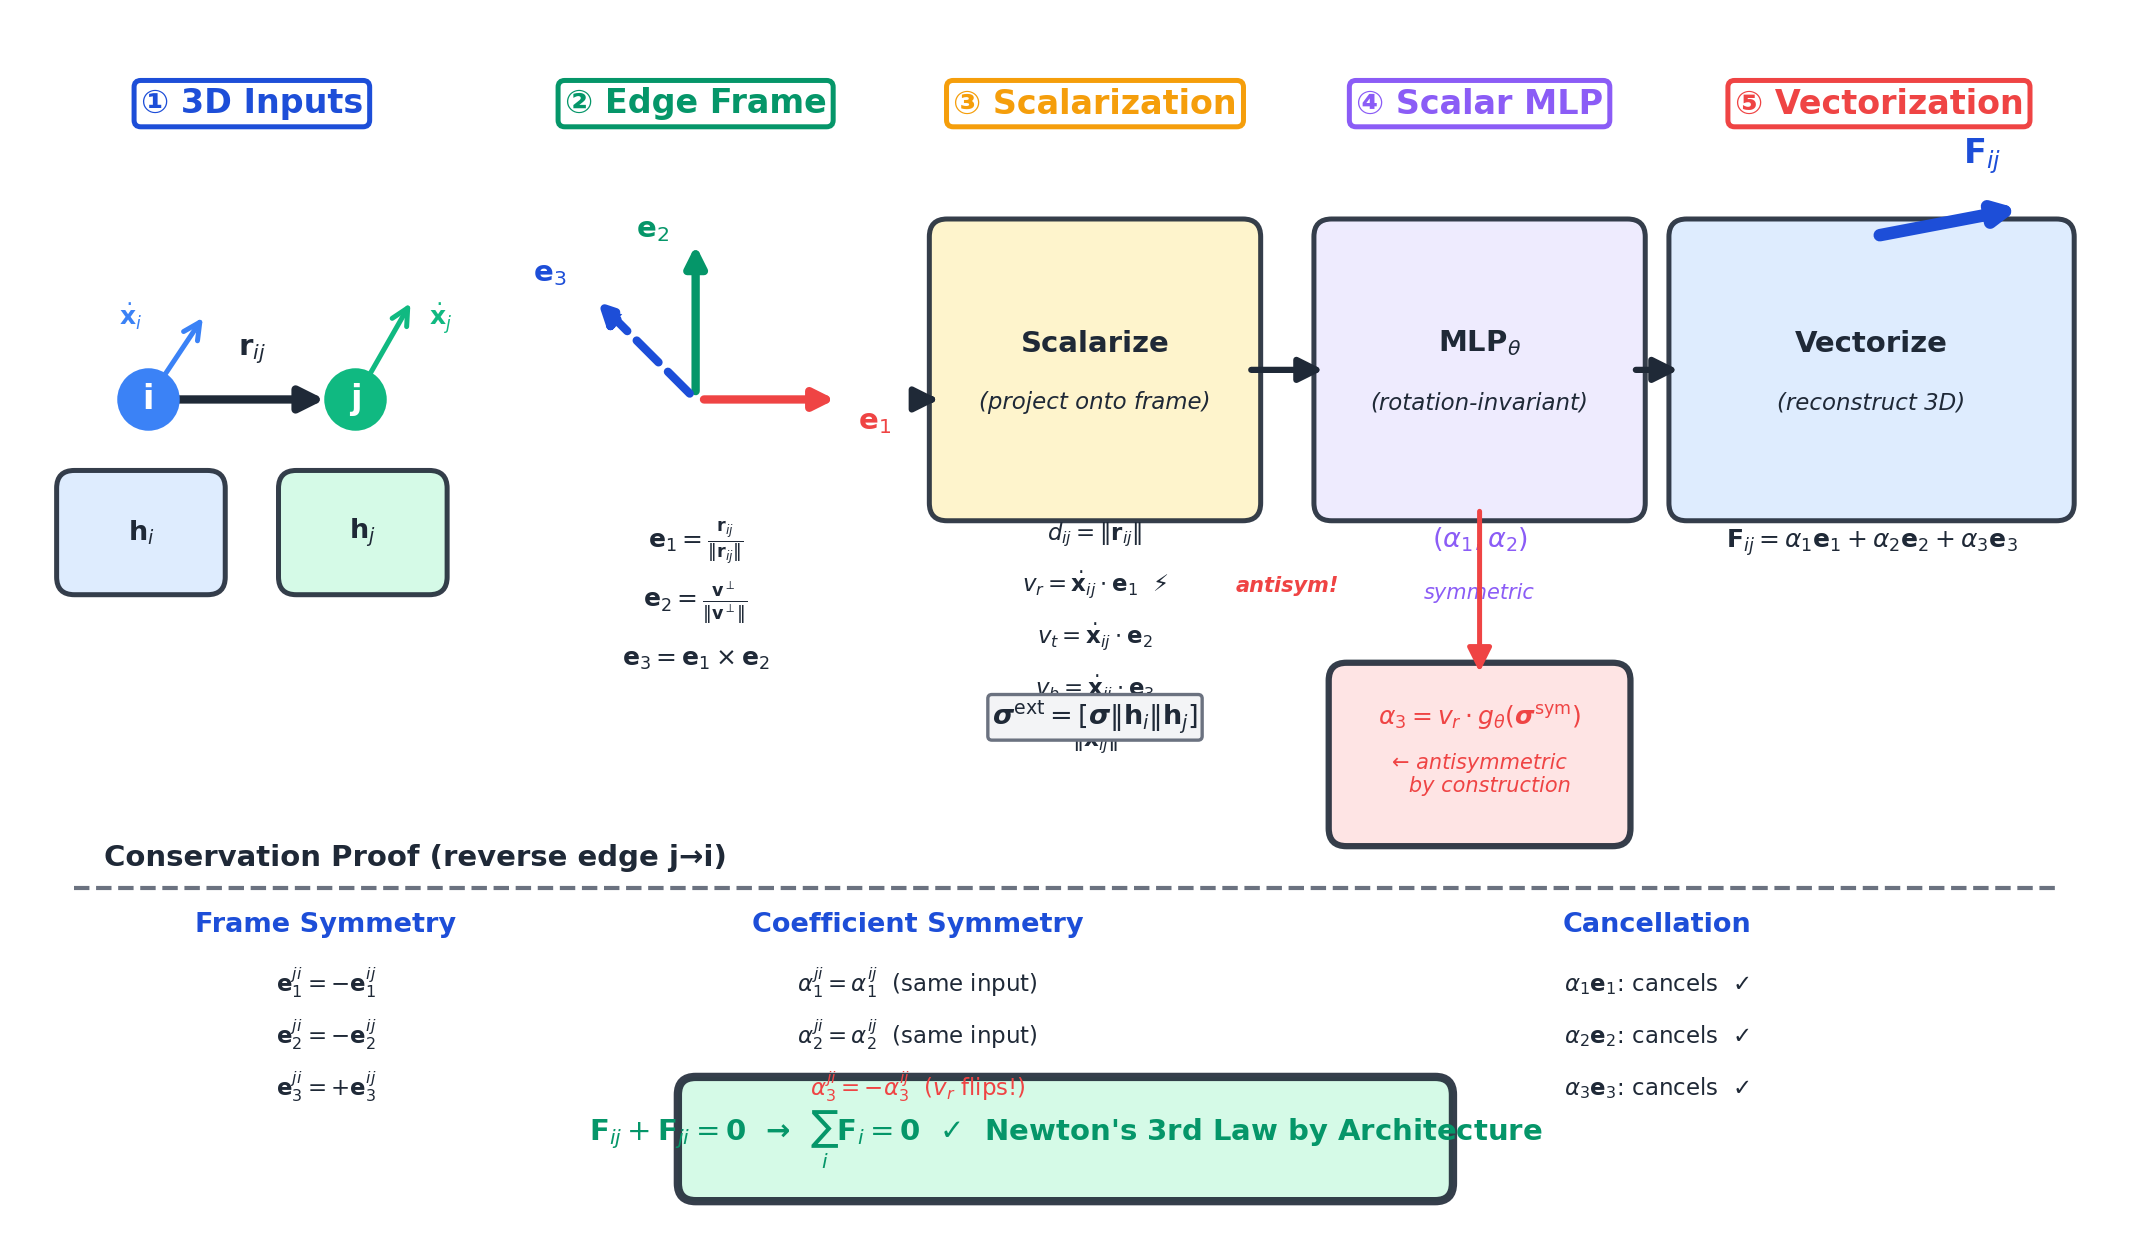

Generate this figure with Python:
#!/usr/bin/env python3
"""
Fig 2: SV-Pipeline Detailed Flowchart — Draft Skeleton
Visualizes the Scalarization–Vectorization pipeline for momentum-conserving
message passing.

Usage:
    python fig2_sv_pipeline.py          # saves fig2_sv_pipeline.png
    python fig2_sv_pipeline.py --pdf    # saves fig2_sv_pipeline.pdf
"""

import sys
import matplotlib.pyplot as plt
import matplotlib.patches as mpatches
from matplotlib.patches import FancyBboxPatch, FancyArrowPatch, Arc
import numpy as np

# ── Color palette ──────────────────────────────────────────────────────────
BLUE       = "#3B82F6"
BLUE_DARK  = "#1D4ED8"
BLUE_LIGHT = "#DBEAFE"
GREEN      = "#10B981"
GREEN_DARK = "#059669"
GREEN_LIGHT= "#D1FAE5"
ORANGE     = "#F59E0B"
ORANGE_LIGHT="#FEF3C7"
RED        = "#EF4444"
RED_LIGHT  = "#FEE2E2"
PURPLE     = "#8B5CF6"
PURPLE_LIGHT="#EDE9FE"
GRAY       = "#6B7280"
GRAY_LIGHT = "#F3F4F6"
DARK       = "#1F2937"
WHITE      = "#FFFFFF"

# ── Figure setup ───────────────────────────────────────────────────────────
fig, ax = plt.subplots(1, 1, figsize=(7.0, 4.0), dpi=200)
ax.set_xlim(0, 14)
ax.set_ylim(0, 8)
ax.set_aspect("equal")
ax.axis("off")


def draw_box(ax, xy, w, h, label, color, text_color=DARK, fontsize=7.5,
             sublabel=None, linewidth=1.2, alpha=0.9):
    """Draw a rounded rectangle with label."""
    box = FancyBboxPatch(xy, w, h,
                         boxstyle="round,pad=0.12",
                         facecolor=color, edgecolor=DARK,
                         linewidth=linewidth, alpha=alpha, zorder=2)
    ax.add_patch(box)
    cx, cy = xy[0] + w / 2, xy[1] + h / 2
    if sublabel:
        ax.text(cx, cy + 0.18, label, ha="center", va="center",
                fontsize=fontsize, fontweight="bold", color=text_color, zorder=3)
        ax.text(cx, cy - 0.22, sublabel, ha="center", va="center",
                fontsize=fontsize - 1.5, color=text_color, zorder=3, style="italic")
    else:
        ax.text(cx, cy, label, ha="center", va="center",
                fontsize=fontsize, fontweight="bold", color=text_color, zorder=3)


def arrow(ax, start, end, color=DARK, lw=1.5, style="-|>", cs="arc3,rad=0"):
    a = FancyArrowPatch(start, end, arrowstyle=style, color=color,
                        linewidth=lw, mutation_scale=12,
                        connectionstyle=cs, zorder=4)
    ax.add_patch(a)


def stage_label(ax, x, y, text, color=DARK):
    """Draw a stage header label."""
    ax.text(x, y, text, ha="center", va="center",
            fontsize=8, fontweight="bold", color=color,
            bbox=dict(boxstyle="round,pad=0.2", facecolor=WHITE,
                      edgecolor=color, linewidth=1.2),
            zorder=5)


# ═══════════════════════════════════════════════════════════════════════════
# STAGE HEADERS (top row)
# ═══════════════════════════════════════════════════════════════════════════

headers = [
    (1.5,  7.5, "① 3D Inputs",      BLUE_DARK),
    (4.5,  7.5, "② Edge Frame",     GREEN_DARK),
    (7.2,  7.5, "③ Scalarization",  ORANGE),
    (9.8,  7.5, "④ Scalar MLP",     PURPLE),
    (12.5, 7.5, "⑤ Vectorization",  RED),
]
for x, y, t, c in headers:
    stage_label(ax, x, y, t, c)


# ═══════════════════════════════════════════════════════════════════════════
# STAGE 1: 3D INPUTS (left)
# ═══════════════════════════════════════════════════════════════════════════

# Nodes i and j
node_i = (0.8, 5.5)
node_j = (2.2, 5.5)

ax.plot(*node_i, "o", color=BLUE, markersize=14, zorder=5)
ax.plot(*node_j, "o", color=GREEN, markersize=14, zorder=5)
ax.text(node_i[0], node_i[1], "i", ha="center", va="center",
        fontsize=8, color=WHITE, fontweight="bold", zorder=6)
ax.text(node_j[0], node_j[1], "j", ha="center", va="center",
        fontsize=8, color=WHITE, fontweight="bold", zorder=6)

# Displacement vector
arrow(ax, (0.95, 5.5), (2.05, 5.5), color=DARK, lw=2)
ax.text(1.5, 5.8, r"$\mathbf{r}_{ij}$", ha="center", fontsize=7, color=DARK)

# Velocity arrows
ax.annotate("", xy=(1.2, 6.1), xytext=node_i,
            arrowprops=dict(arrowstyle="->", color=BLUE, lw=1.2))
ax.text(0.6, 6.0, r"$\dot{\mathbf{x}}_i$", fontsize=6, color=BLUE)

ax.annotate("", xy=(2.6, 6.2), xytext=node_j,
            arrowprops=dict(arrowstyle="->", color=GREEN, lw=1.2))
ax.text(2.7, 6.0, r"$\dot{\mathbf{x}}_j$", fontsize=6, color=GREEN)

# Node embeddings
draw_box(ax, (0.3, 4.3), 0.9, 0.6, r"$\mathbf{h}_i$", BLUE_LIGHT, fontsize=6.5)
draw_box(ax, (1.8, 4.3), 0.9, 0.6, r"$\mathbf{h}_j$", GREEN_LIGHT, fontsize=6.5)


# ═══════════════════════════════════════════════════════════════════════════
# STAGE 2: EDGE FRAME CONSTRUCTION (center-left)
# ═══════════════════════════════════════════════════════════════════════════

# Edge frame origin
frame_o = (4.5, 5.5)

# Draw coordinate frame axes
# e1 (radial) — along displacement
ax.annotate("", xy=(5.5, 5.5), xytext=frame_o,
            arrowprops=dict(arrowstyle="-|>", color=RED, lw=2))
ax.text(5.6, 5.3, r"$\mathbf{e}_1$", fontsize=7, color=RED, fontweight="bold")

# e2 (tangential) — perpendicular in plane
ax.annotate("", xy=(4.5, 6.6), xytext=frame_o,
            arrowprops=dict(arrowstyle="-|>", color=GREEN_DARK, lw=2))
ax.text(4.1, 6.6, r"$\mathbf{e}_2$", fontsize=7, color=GREEN_DARK, fontweight="bold")

# e3 (binormal) — out of plane (shown at angle)
ax.annotate("", xy=(3.8, 6.2), xytext=frame_o,
            arrowprops=dict(arrowstyle="-|>", color=BLUE_DARK, lw=2,
                            linestyle="dashed"))
ax.text(3.4, 6.3, r"$\mathbf{e}_3$", fontsize=7, color=BLUE_DARK, fontweight="bold")

# Frame construction equations
frame_eqs = [
    r"$\mathbf{e}_1 = \frac{\mathbf{r}_{ij}}{\|\mathbf{r}_{ij}\|}$",
    r"$\mathbf{e}_2 = \frac{\mathbf{v}^\perp}{\|\mathbf{v}^\perp\|}$",
    r"$\mathbf{e}_3 = \mathbf{e}_1 \times \mathbf{e}_2$",
]
for k, eq in enumerate(frame_eqs):
    ax.text(4.5, 4.5 - k * 0.4, eq, ha="center", fontsize=6, color=DARK)


# ═══════════════════════════════════════════════════════════════════════════
# STAGE 3: SCALARIZATION (center)
# ═══════════════════════════════════════════════════════════════════════════

draw_box(ax, (6.2, 4.8), 2.0, 1.8, "Scalarize", ORANGE_LIGHT,
         sublabel="(project onto frame)", fontsize=7)

# Scalar features listed
scalars = [
    r"$d_{ij} = \|\mathbf{r}_{ij}\|$",
    r"$v_r = \dot{\mathbf{x}}_{ij} \cdot \mathbf{e}_1$" + "  ⚡",
    r"$v_t = \dot{\mathbf{x}}_{ij} \cdot \mathbf{e}_2$",
    r"$v_b = \dot{\mathbf{x}}_{ij} \cdot \mathbf{e}_3$",
    r"$\|\dot{\mathbf{x}}_{ij}\|$",
]
for k, s in enumerate(scalars):
    ax.text(7.2, 4.55 - k * 0.35, s, ha="center", fontsize=5.5, color=DARK)

# Antisymmetric marker on v_r
ax.text(8.5, 4.2, "antisym!", ha="center", fontsize=5,
        color=RED, fontweight="bold", style="italic")

# Output arrow
arrow(ax, (6.0, 5.5), (6.2, 5.5), color=DARK)

# Extended features annotation
ax.text(7.2, 3.3,
        r"$\boldsymbol{\sigma}^{\mathrm{ext}} = [\boldsymbol{\sigma} \| \mathbf{h}_i \| \mathbf{h}_j]$",
        ha="center", fontsize=6.5, color=DARK,
        bbox=dict(boxstyle="round,pad=0.15", facecolor=GRAY_LIGHT,
                  edgecolor=GRAY, linewidth=0.8))


# ═══════════════════════════════════════════════════════════════════════════
# STAGE 4: SCALAR MLP (center-right)
# ═══════════════════════════════════════════════════════════════════════════

draw_box(ax, (8.8, 4.8), 2.0, 1.8, r"MLP$_\theta$", PURPLE_LIGHT,
         sublabel="(rotation-invariant)", fontsize=7)

# Two output branches
# α₁, α₂ branch
ax.text(9.8, 4.5, r"$(\alpha_1, \alpha_2)$", ha="center", fontsize=6.5,
        color=PURPLE, fontweight="bold")
ax.text(9.8, 4.15, "symmetric", ha="center", fontsize=5, color=PURPLE, style="italic")

# α₃ branch (highlighted — antisymmetrized)
draw_box(ax, (8.9, 2.6), 1.8, 1.0, "", RED_LIGHT, linewidth=1.5)
ax.text(9.8, 3.3, r"$\alpha_3 = v_r \cdot g_\theta(\boldsymbol{\sigma}^{\mathrm{sym}})$",
        ha="center", fontsize=6, color=RED, fontweight="bold")
ax.text(9.8, 2.85, "← antisymmetric\n   by construction", ha="center",
        fontsize=5, color=RED, style="italic")

# Arrows
arrow(ax, (8.2, 5.7), (8.8, 5.7), color=DARK)
arrow(ax, (9.8, 4.8), (9.8, 3.6), color=RED, lw=1.2)


# ═══════════════════════════════════════════════════════════════════════════
# STAGE 5: VECTORIZATION (right)
# ═══════════════════════════════════════════════════════════════════════════

draw_box(ax, (11.2, 4.8), 2.5, 1.8, "Vectorize", BLUE_LIGHT, fontsize=7,
         sublabel="(reconstruct 3D)")

# Force equation
ax.text(12.45, 4.5,
        r"$\mathbf{F}_{ij} = \alpha_1\mathbf{e}_1 + \alpha_2\mathbf{e}_2 + \alpha_3\mathbf{e}_3$",
        ha="center", fontsize=6, color=DARK, fontweight="bold")

# Arrow from MLP to vectorization
arrow(ax, (10.8, 5.7), (11.2, 5.7), color=DARK)

# 3D force arrow output
ax.annotate("", xy=(13.5, 6.8), xytext=(12.45, 6.6),
            arrowprops=dict(arrowstyle="-|>", color=BLUE_DARK, lw=3))
ax.text(13.2, 7.1, r"$\mathbf{F}_{ij}$", ha="center", fontsize=8,
        color=BLUE_DARK, fontweight="bold")


# ═══════════════════════════════════════════════════════════════════════════
# BOTTOM: ANTISYMMETRY MIRROR / CONSERVATION PROOF
# ═══════════════════════════════════════════════════════════════════════════

# Separator line
ax.plot([0.3, 13.7], [2.2, 2.2], color=GRAY, linewidth=1, linestyle="--", zorder=1)
ax.text(0.5, 2.35, "Conservation Proof (reverse edge j→i)", ha="left",
        fontsize=7, fontweight="bold", color=DARK)

# Three columns showing antisymmetry
cols = [
    (2.0, "Frame Symmetry",
     [r"$\mathbf{e}_1^{ji} = -\mathbf{e}_1^{ij}$",
      r"$\mathbf{e}_2^{ji} = -\mathbf{e}_2^{ij}$",
      r"$\mathbf{e}_3^{ji} = +\mathbf{e}_3^{ij}$"]),
    (6.0, "Coefficient Symmetry",
     [r"$\alpha_1^{ji} = \alpha_1^{ij}$  (same input)",
      r"$\alpha_2^{ji} = \alpha_2^{ij}$  (same input)",
      r"$\alpha_3^{ji} = -\alpha_3^{ij}$  ($v_r$ flips!)"]),
    (11.0, "Cancellation",
     [r"$\alpha_1 \mathbf{e}_1$: cancels  ✓",
      r"$\alpha_2 \mathbf{e}_2$: cancels  ✓",
      r"$\alpha_3 \mathbf{e}_3$: cancels  ✓"]),
]

for cx, title, lines in cols:
    ax.text(cx, 1.9, title, ha="center", fontsize=6.5, fontweight="bold",
            color=BLUE_DARK)
    for k, line in enumerate(lines):
        # Color the e3 line differently
        c = RED if "e_3" in line or "v_r" in line else DARK
        ax.text(cx, 1.5 - k * 0.35, line, ha="center", fontsize=5.5, color=c)

# Final result box
draw_box(ax, (4.5, 0.2), 5.0, 0.6, "", GREEN_LIGHT, linewidth=2)
ax.text(7.0, 0.5,
        r"$\mathbf{F}_{ij} + \mathbf{F}_{ji} = \mathbf{0}$  →  "
        r"$\sum_i \mathbf{F}_i = \mathbf{0}$  ✓  "
        "Newton's 3rd Law by Architecture",
        ha="center", va="center", fontsize=7, color=GREEN_DARK, fontweight="bold",
        zorder=5)


# ═══════════════════════════════════════════════════════════════════════════
# Save
# ═══════════════════════════════════════════════════════════════════════════

plt.tight_layout(pad=0.2)

if "--pdf" in sys.argv:
    plt.savefig("fig2_sv_pipeline.pdf", bbox_inches="tight", dpi=300)
    print("Saved fig2_sv_pipeline.pdf")
else:
    plt.savefig("fig2_sv_pipeline.png", bbox_inches="tight", dpi=300)
    print("Saved fig2_sv_pipeline.png")

plt.close()
